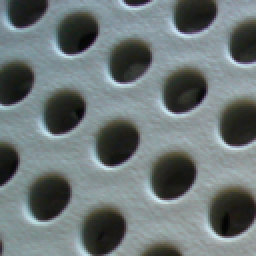
#> input picture Base/Train/c003_001.png, 128 x 128 px (shown 2 times larger)
$ jupyter execute proyecto-01.ipynb
#> lines starting #> are read from the running program, lines starting #| are printed output that depends on the picture
[cell 1]
#pip install opencv-python

[cell 2]
#img.shape -> imprimir la longitud de la matriz
#img -> imprimir la matriz
#show -> imprimir la imagen
#read -> leer la imagen

[cell 3]
import numpy as np
from numpy import *
import matplotlib.pyplot as plt
import cv2

#mostrar imagen
show = lambda x: plt.imshow(x)
sign = lambda x: 1 if x>0 else 0
read = lambda x: cv2.imread(x)
#> in proceso, img is the input picture: shape (128, 128, 3); mean B, G, R 117.9, 117.2, 107.7

#convertir imagen a escala de grises
def convert_to_grayscale(x):
    r = x
    rows = x.shape[0]
#> rows = 128
    columns = x.shape[1]
#> columns = 128
    for i in range(rows):
        for j in range(columns):
            r[i, j] = sum(x[i, j])/3
    return r

def convert_grayscale_to_matrix(x):
    rows = x.shape[0]
#> rows = 128
    columns = x.shape[1]
#> columns = 128
    r = zeros((rows, columns))
    for i in range(rows):
        for j in range(columns):
            r[i,j] = x[i,j,0]
#> r: shape (128, 128) float64
#> (printed output is left out)
    return r

def add_boder_to_matrix(x):
    rows = x.shape[0]
#> rows = 128
    columns = x.shape[1]
#> columns = 128
    r = zeros((rows + 2 , columns + 2))
    for i in range(rows):
        for j in range(columns):
            r[i+1,j+1] = x[i,j]
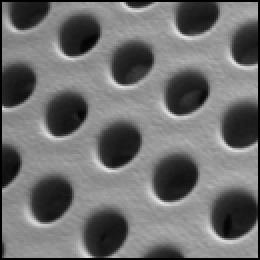
#> r: shape (130, 130) float64 (shown 2 times larger); min 0, max 227, mean 110.5
#> (printed output is left out)
    return r

def convert_matrix_to_grayscale(x):
    rows = x.shape[0]
#> rows = 130
    columns = x.shape[1]
#> columns = 130
    r = zeros((rows, columns , 3 ), dtype = int)
    r  = np.array(r)
    for i in range(rows):
        for j in range(columns):
            r[i,j] = [ x[i,j] , x[i,j] , x[i,j] ]
#> r: shape (130, 130, 3) int64

    return r
def create_matrix_vector_diff_8(x):
    rows = x.shape[0]
#> rows = 130
    columns = x.shape[1]
#> columns = 130
    r = zeros((rows, columns, 8 ))
    for i in range(1, rows-1):
        for j in range(1, columns-1):
            r[i][j][0] = sign( int( x[i][j] ) -  int( x[i-1][j  ] ) )
            r[i][j][1] = sign( int( x[i][j] ) -  int( x[i-1][j+1] ) )
            r[i][j][2] = sign( int( x[i][j] ) -  int( x[i  ][j+1] ) )
            r[i][j][3] = sign( int( x[i][j] ) -  int( x[i+1][j+1] ) )
            r[i][j][4] = sign( int( x[i][j] ) -  int( x[i+1][j  ] ) )
            r[i][j][5] = sign( int( x[i][j] ) -  int( x[i+1][j-1] ) )
            r[i][j][6] = sign( int( x[i][j] ) -  int( x[i  ][j-1] ) )
            r[i][j][7] = sign( int( x[i][j] ) -  int( x[i-1][j-1] ) )
#> (printed output is left out)
    return r

def remove_boder_to_matrix_diff_8(x):
    rows = x.shape[0]
#> rows = 130
    columns = x.shape[1]
#> columns = 130
    r = zeros((rows - 2 , columns - 2, 8 ))
    for i in range(1, rows-1):
        for j in range(1, columns-1):
            r[i-1,j-1] = x[i,j]
    return r

[cell 4]
def proceso():
    img = read('../Base/Train/c003_001.png')
    show(img)

    #convertir en escala de grises
    img1 = convert_to_grayscale(img)
    show(img1)

    m = convert_grayscale_to_matrix(img)
    print('convert_grayscale_to_matrix')
    print(m)
    print()

    m = add_boder_to_matrix(m)
    print('add_boder_to_matrix')
    print(m)
    print()

    show( convert_matrix_to_grayscale(m) )
    print()

    m = create_matrix_vector_diff_8(m)
    print('create_matrix_vector_diff_8')
    print(m)
    print()

    m = remove_boder_to_matrix_diff_8(m)
    print('remove_boder_to_matrix')
    print(m)
#> (printed output is left out)
    print()

def main():
    print('Inicio')
    print()

    proceso()

    print()
    print('Fin')
main()
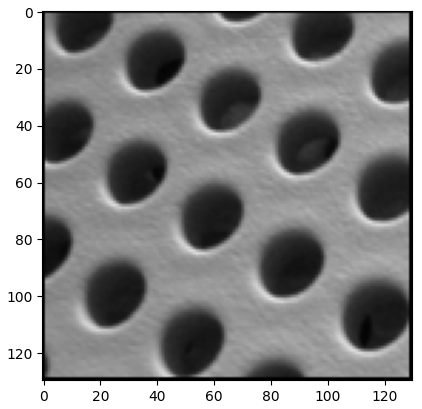
#> figure drawn by matplotlib, 1 panel; B, G, R data is drawn as R, G, B

$ run again, with Base/Train/c001_001.png copied over Base/Train/c003_001.png
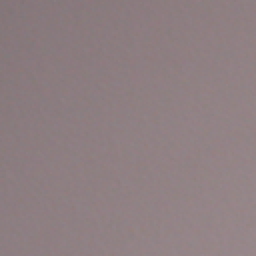
#> input picture Base/Train/c001_001.png, 128 x 128 px (shown 2 times larger)
#> in proceso, img is the input picture: shape (128, 128, 3); mean B, G, R 129.7, 127.1, 142.2
#> (printed output is left out)
#> after the loop in add_boder_to_matrix, `for i in range(rows):`:
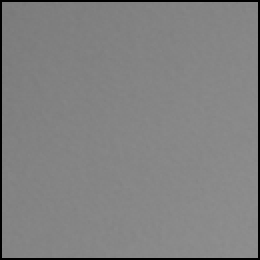
#> r: shape (130, 130) float64 (shown 2 times larger); min 0, max 142, mean 128.6
#> (printed output is left out)
#> (printed output is left out)
#> (printed output is left out)
#> `[cell 4] def proceso(): img = read('../Base/Train/c003_001.png') show(..`:
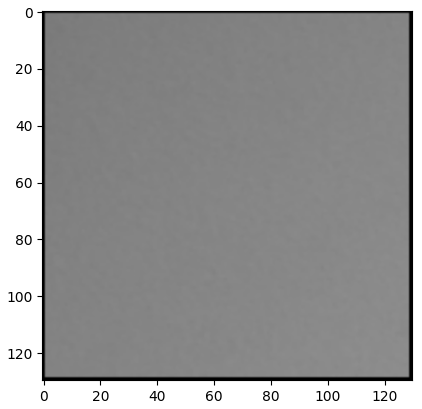
#> figure drawn by matplotlib, 1 panel; B, G, R data is drawn as R, G, B

$ run again, with Base/Train/c001_002.png copied over Base/Train/c003_001.png
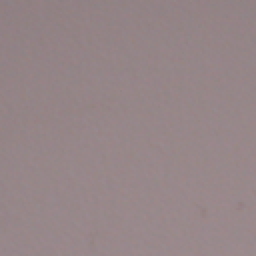
#> input picture Base/Train/c001_002.png, 128 x 128 px (shown 2 times larger)
#> in proceso, img is the input picture: shape (128, 128, 3); mean B, G, R 135.9, 133.8, 149.6
#> (printed output is left out)
#> after the loop in add_boder_to_matrix, `for i in range(rows):`:
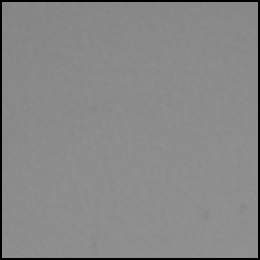
#> r: shape (130, 130) float64 (shown 2 times larger); min 0, max 146, mean 135.2
#> (printed output is left out)
#> (printed output is left out)
#> (printed output is left out)
#> `[cell 4] def proceso(): img = read('../Base/Train/c003_001.png') show(..`:
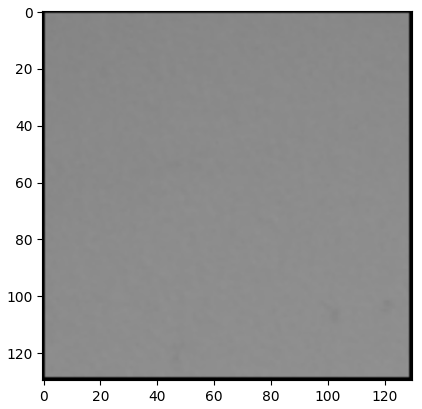
#> figure drawn by matplotlib, 1 panel; B, G, R data is drawn as R, G, B

$ run again, with Base/Train/c001_003.png copied over Base/Train/c003_001.png
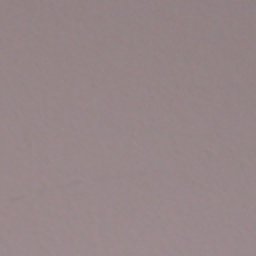
#> input picture Base/Train/c001_003.png, 128 x 128 px (shown 2 times larger)
#> in proceso, img is the input picture: shape (128, 128, 3); mean B, G, R 136.5, 134.5, 150.2
#> (printed output is left out)
#> after the loop in add_boder_to_matrix, `for i in range(rows):`:
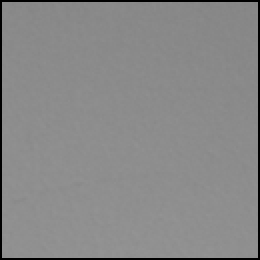
#> r: shape (130, 130) float64 (shown 2 times larger); min 0, max 147, mean 135.8
#> (printed output is left out)
#> (printed output is left out)
#> (printed output is left out)
#> `[cell 4] def proceso(): img = read('../Base/Train/c003_001.png') show(..`:
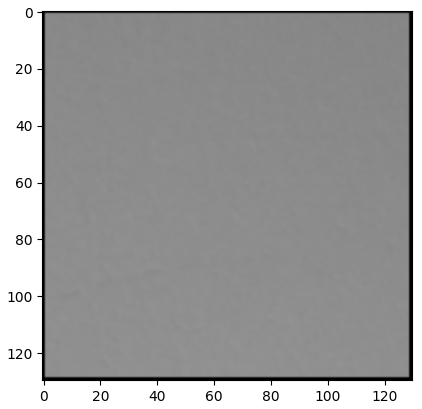
#> figure drawn by matplotlib, 1 panel; B, G, R data is drawn as R, G, B
